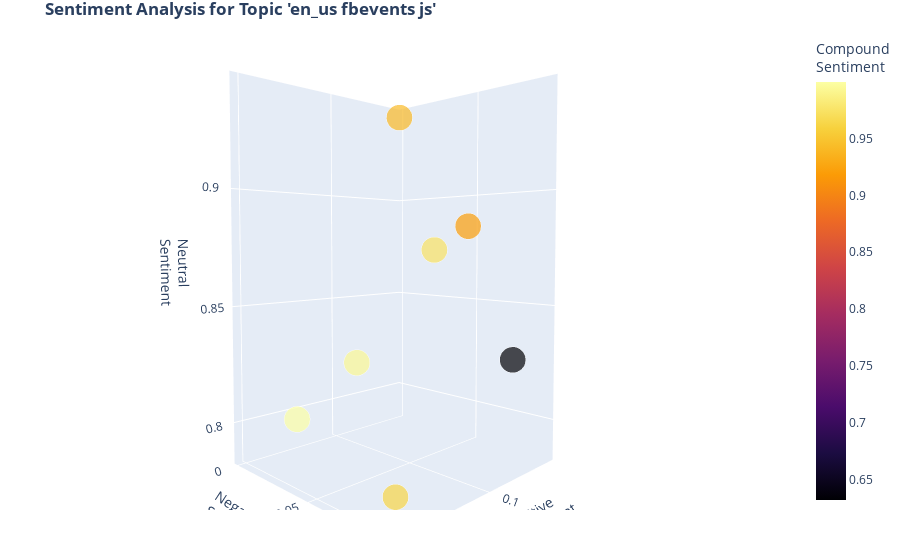

Source (notebook cell):
### Markdown cell above
## Sentiment Analysis

### Code cell
%aimport sentiment
importlib.reload(sentiment)
from sentiment import displaySentiment3D
displaySentiment3D(allDict, topics)

### Figure 1 — Plotly figure (JSON) as saved in the notebook; plotly's stock layout.template omitted (floating-point values rounded to 4 significant figures)
{"data": [{"hoverinfo": "text", "marker": {"color": [0.941, 0.6319, 0.9624, 0.9201, 0.9997, 0.9932, 0.9739], "colorbar": {"title": {"text": "Compound<br>Sentiment"}}, "colorscale": [[0, "#000004"], [0.1111, "#1b0c41"], [0.2222, "#4a0c6b"], [0.3333, "#781c6d"], [0.4444, "#a52c60"], [0.5556, "#cf4446"], [0.6667, "#ed6925"], [0.7778, "#fb9b06"], [0.8889, "#f7d13d"], [1, "#fcffa4"]], "opacity": 0.7, "showscale": true, "size": [18, 18, 18, 18, 18, 18, 18]}, "mode": "markers", "text": ["Title:           Hudson’s Bay Joins Growing List of Fashi...<br>Feed:         NewsZetu  <br>Published: 29/05/2020, 20:50:38<br><b>Sentiment: <br>pos: 0.056   neg: 0.0     neut: 0.944   comp: 0.941   <br>", "Title:           Health workers suspend strike: The Stand...<br>Feed:         NewsZetu  <br>Published: 17/05/2020, 16:38:11<br><b>Sentiment: <br>pos: 0.081   neg: 0.089   neut: 0.83    comp: 0.6319  <br>", "Title:           Lesley Stahl’s Coronavirus Battle: From ...<br>Feed:         NewsZetu  <br>Published: 04/05/2020, 13:28:44<br><b>Sentiment: <br>pos: 0.136   neg: 0.077   neut: 0.787   comp: 0.9624  <br>", "Title:           This Is What Some Of Europe’s Biggest Ci...<br>Feed:         NewsZetu  <br>Published: 04/05/2020, 19:46:33<br><b>Sentiment: <br>pos: 0.063   neg: 0.052   neut: 0.885   comp: 0.9201  <br>", "Title:           Toronto’s Nouveau Riche Vintage Gets Per...<br>Feed:         NewsZetu  <br>Published: 22/05/2020, 15:22:27<br><b>Sentiment: <br>pos: 0.151   neg: 0.039   neut: 0.81    comp: 0.9997  <br>", "Title:           Justin Bieber Reveals The Hardest Part O...<br>Feed:         NewsZetu  <br>Published: 05/05/2020, 16:50:19<br><b>Sentiment: <br>pos: 0.126   neg: 0.045   neut: 0.829   comp: 0.9932  <br>", "Title:           140 positive cases can’t be traced: The ...<br>Feed:         NewsZetu  <br>Published: 29/05/2020, 19:25:19<br><b>Sentiment: <br>pos: 0.08    neg: 0.046   neut: 0.874   comp: 0.9739  <br>"], "textfont": {"color": "crimson", "family": "sans serif", "size": 8}, "type": "scatter3d", "x": [0.056, 0.081, 0.136, 0.063, 0.151, 0.126, 0.08], "y": [0, 0.089, 0.077, 0.052, 0.039, 0.045, 0.046], "z": [0.944, 0.83, 0.787, 0.885, 0.81, 0.829, 0.874]}], "layout": {"margin": {"b": 50, "l": 0, "r": 0, "t": 30}, "scene": {"camera": {"eye": {"x": 1.5, "y": 1.5, "z": 0.1}}, "xaxis": {"title": {"text": "Positive<br>Sentiment"}}, "yaxis": {"title": {"text": "Negative<br>Sentiment"}}, "zaxis": {"title": {"text": "Neutral<br>Sentiment"}}}, "showlegend": false, "title": {"text": "<b>Sentiment Analysis for Topic 'en_us fbevents js'"}}}
